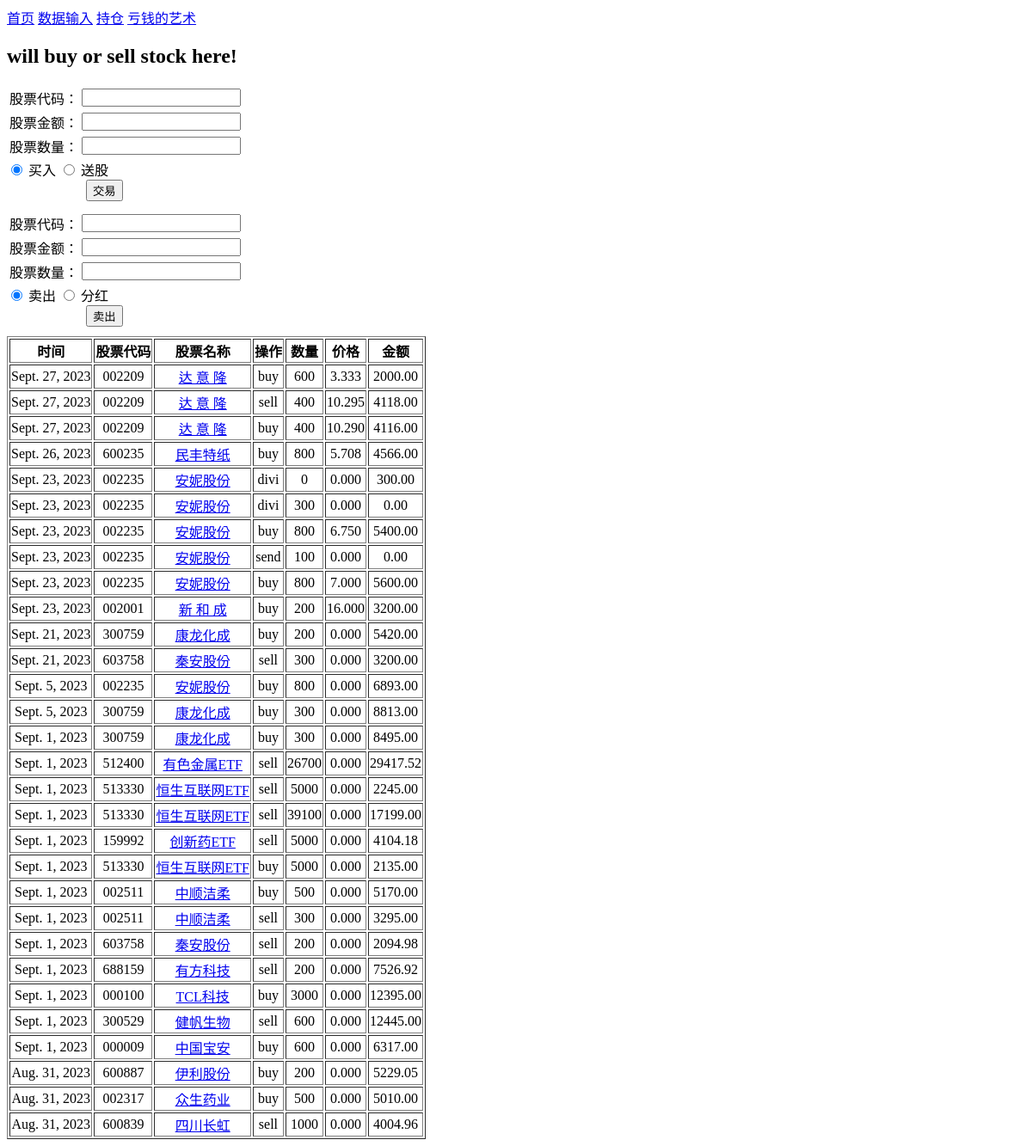
Before: /trade/ with the older database file.
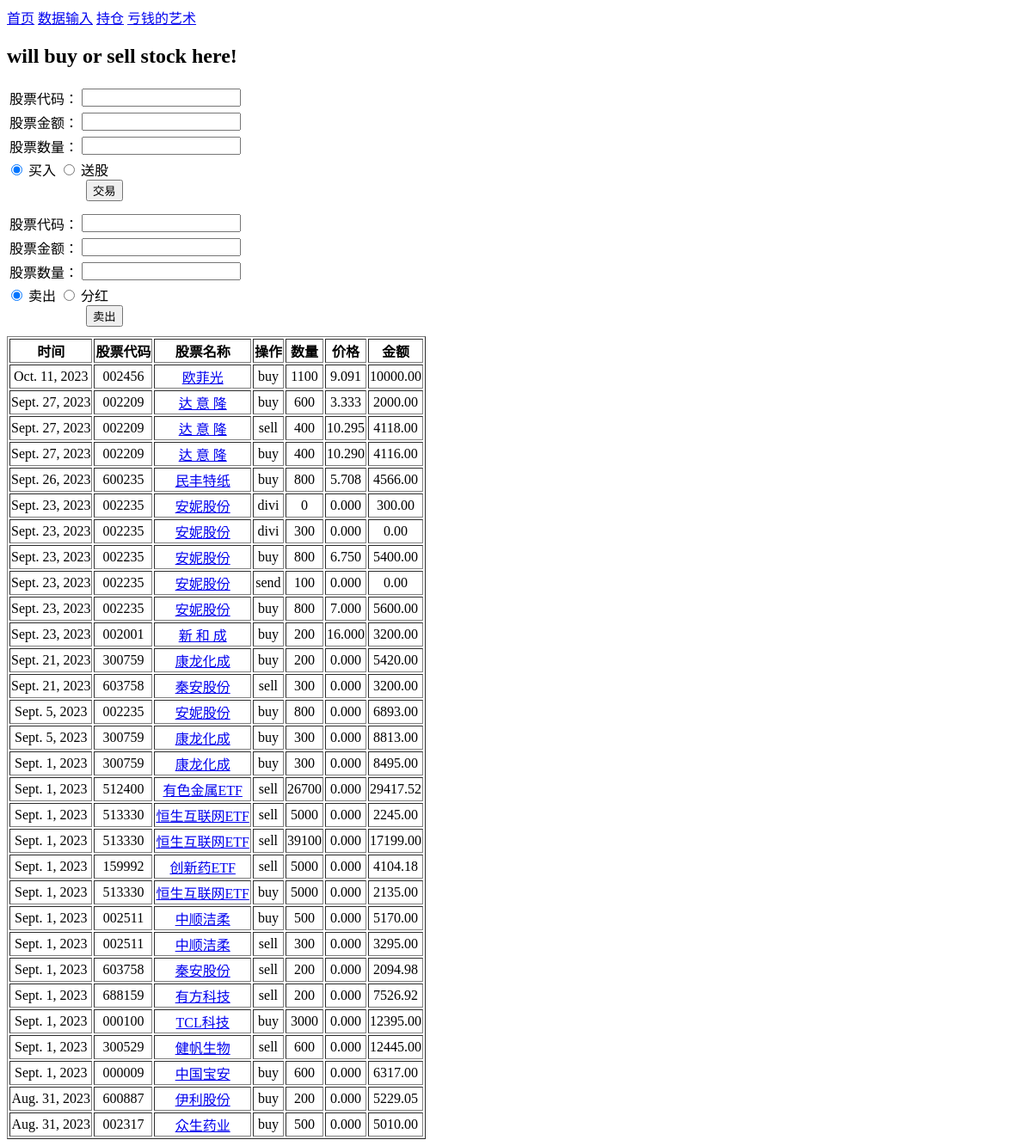
After: the same page with the newer database file.
### stocks/models.py (models this page shows, shortened)
class Record(models.Model):
    id = models.AutoField(primary_key=True)
    stock = models.ForeignKey(StcokInHand, on_delete=models.CASCADE, related_name='stock_code', null=True, blank=True, default=None)
    mark = models.CharField(max_length=4)
    quantity = models.IntegerField(default=0)
    price = models.DecimalField(max_digits=8, decimal_places=3, default=0)
    amount = models.DecimalField(max_digits=10, decimal_places=2, default=0)
    date = models.DateField()

class StcokInHand(models.Model):
    id = models.AutoField(primary_key=True)
    code = models.CharField(max_length=6)
    name = models.CharField(max_length=20)
    close = models.DecimalField(max_digits=8, decimal_places=3, default=0)
    ratio = models.FloatField(default=0)
    preclose = models.DecimalField(max_digits=8, decimal_places=3, default=0)
    buyquantity = models.IntegerField(default=0)
    buyamount = models.DecimalField(max_digits=11, decimal_places=2, default=1)
    sellquantity = models.IntegerField(default=0)
    sellamount = models.DecimalField(max_digits=11, decimal_places=2, default=0)
    quantityinhand = models.IntegerField()
    profit = models.DecimalField(max_digits=11, decimal_places=2, default=0)  # 收益
    estimation = models.DecimalField(max_digits=8, decimal_places=3, default=0)  # 估值
    value = models.DecimalField(max_digits=11, decimal_places=2, default=0)   # 市值
    profit_day = models.DecimalField(max_digits=11, decimal_places=2, default=0)  # 当日收益
    profit_ratio = models.FloatField(default=0, blank=True, null=True)
    strategy = models.CharField(max_length=20,default='2')

### stocks/views.py (the view)
# urls.py: path('trade/', views.trade, name='trade'),
def trade(request):
    stock_form = StockinhandForm()
    buy_form = BuystockForm()
    sell_form = SellstockForm()
    records = Record.objects.order_by('-id')[:30]
    content = {'stock_form': stock_form,
               'buy_form': buy_form,
               'sell_form': sell_form,
               'records': records
               }
    return render(request, 'trade.html', content)

### stocks/forms.py
class StockinhandForm(ModelForm):
    code = forms.CharField(max_length=6, min_length=5, required=True)
    class Meta:
        model = StcokInHand
        fields = ('code',)

class BuystockForm(ModelForm):
    amount = forms.DecimalField()
    quantity = forms.IntegerField()
    class Meta:
        model = Record
        fields = ('amount', 'quantity')

### templates/trade.html (shortened to what this page needs)
{% extends 'base.html' %}
{% block content %}
<h2> will buy or sell stock here!</h2>
 <form name="buyForm"  action="/buystock/"  method="POST">
     <table>
         <tr>
             <td>股票代码：</td>
             <td>{{ stock_form.code }}</td>
         </tr>
         <tr>
             <td>股票金额：</td>
             <td>{{ buy_form.amount }}</td>
         </tr>
         <tr>
             <td>股票数量：</td>
             <td>{{ buy_form.quantity }}</td>
         </tr>
     </table>
     <div class="container" style="display:flex;margin-right: 200px">
         <div>
            <input type="radio" id="buy_radio" name="buy_radio" value="buy" checked />
            <label for="buy">买入</label>
            <input type="radio" id="send_radio" name="buy_radio" value="send" />
            <label for="send">送股</label>
        </div>
     </div>
    <input style="position: absolute;left:100px"     type="submit" name="bconfirm" value="交易" />
 </form>
<br>
<br>
<form name="sellForm"  action="/sellstock/"  method="POST">
        <table>
         <tr>
             <td>股票代码：</td>
             <td>{{ stock_form.code }}</td>
         </tr>
         <tr>
             <td>股票金额：</td>
             <td>{{ sell_form.amount }}</td>
         </tr>
         <tr>
             <td>股票数量：</td>
             <td>{{ sell_form.quantity }}</td>
         </tr>
     </table>
    <div class="container" style="display:flex;margin-right: 200px">
    <div>
        <input type="radio" id="sell" name="sell_radio" value="sell" checked/>
        <label for="sell">卖出</label>
        <input type="radio" id="dividend" name="sell_radio" value="divi" />
        <label for="dividend">分红</label>
      </div>
    </div>
    <div>
        <input style="position: absolute;left:100px" type="submit" name="bconfirm" value="卖出" />
    </div>
</form>
    <br>
<br>
<div class='table_record' style="text-align: center;">
<table border="1">
      <tr>
		  <th>时间</th>
		  <th>股票代码</th>
		  <th>股票名称</th>
		  <th>操作</th>
		  <th>数量</th>
		  <th>价格</th>
		  <th>金额</th>
	  </tr>
	{% for item in records %}
      <tr>
		  <td>{{ item.date }}</td>
		  <td> {{ item.stock.code }} </td>
		   <td><a  href="{% url 'stocks:stockdetail' item.stock.code %}" > {{ item.stock.name }} </a></td>
		  <td>{{ item.mark }}</td>
		  <td>{{ item.quantity }}</td>
		  <td>{{ item.price }}</td>
		  <td>{{ item.amount }}</td>
	  </tr>
	{% endfor %}
   </table>
</div>
{% endblock %}

### templates/base.html (shortened to what this page needs)
<!Doctype html>
{% load static %}
<html>
<head>
</head>
<body>
<a  href="{% url 'stocks:index' %}" >首页</a>
<a  href="{% url 'stocks:trade' %}" >数据输入</a>
<a  href="{% url 'stocks:stockinhand' %}">持仓</a>
<a  href="{% url 'stocks:profit' %}">亏钱的艺术</a>
<div class="container">
 {% block content %}
 {% endblock %}
 </div>
</body>
</html>

Changed rows visible on the page:
no longer on this page (row unchanged): Record: date "Aug. 31, 2023", stock.code "600839", stock.name "四川长虹", mark "sell", quantity "1000", price "0.000", amount "4004.96"
added Record: date "Oct. 11, 2023", stock.code "002456", stock.name "欧菲光", mark "buy", quantity "1100", price "9.091", amount "10000.00"
